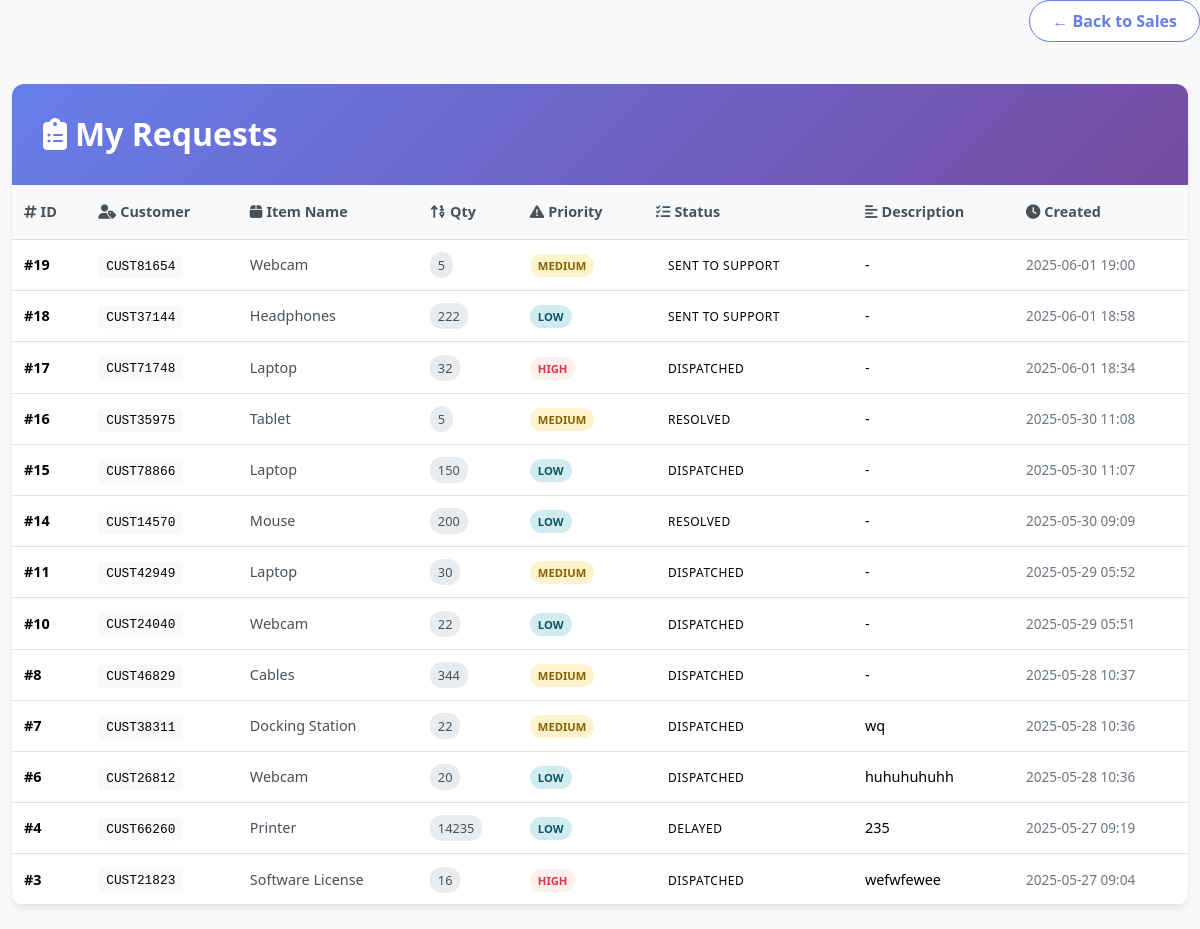
Before: /request-records (signed in) with the older database file.
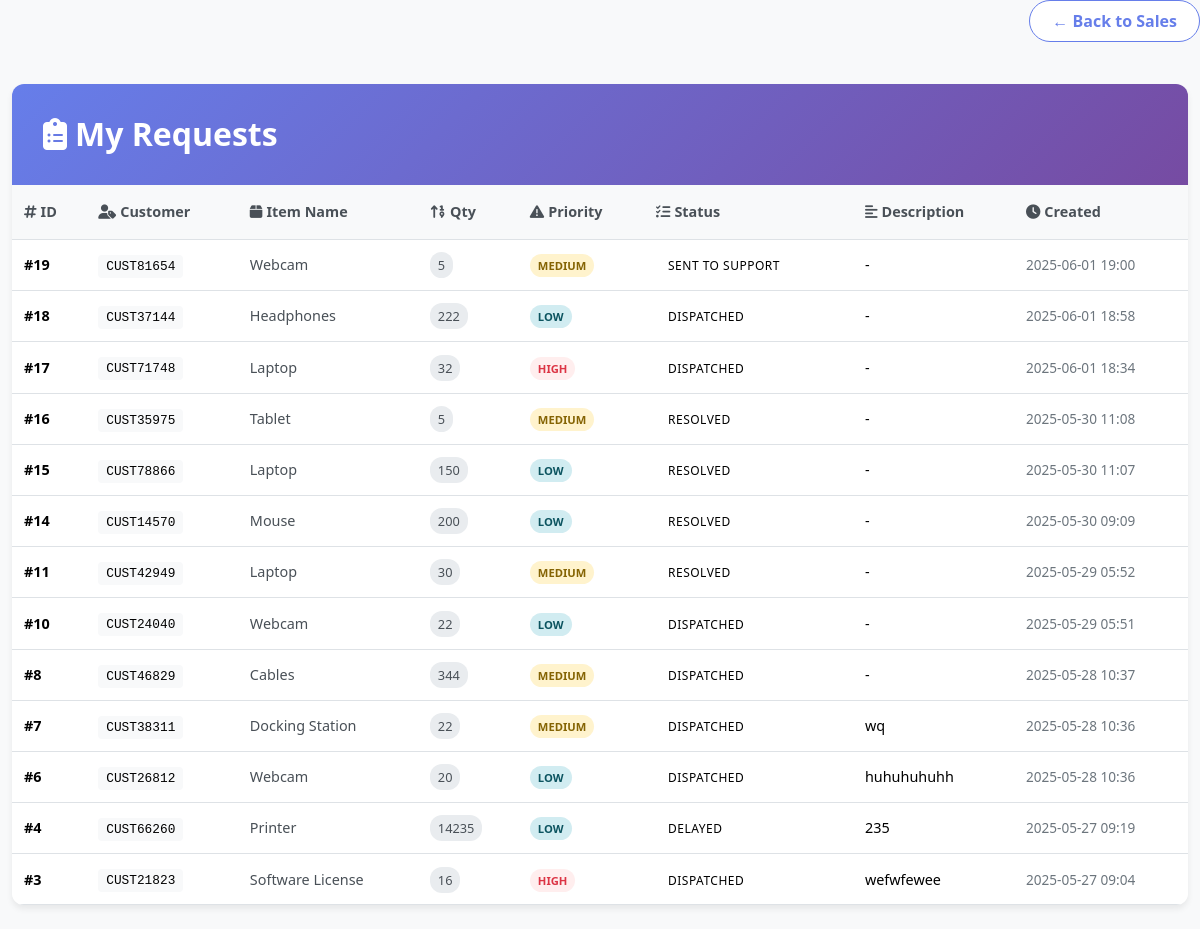
After: the same page with the newer database file.
### models.py (models this page shows)
class Request(db.Model):
    id = db.Column(db.Integer, primary_key=True)
    customer_id = db.Column(db.Integer, db.ForeignKey('customer.id'), nullable=False)
    customer_code = db.Column(db.String(50), nullable=False)  # <-- Newly added
    item_name = db.Column(db.String(100), nullable=False)
    quantity = db.Column(db.Integer, nullable=False)
    priority = db.Column(db.String(50), nullable=False)
    status = db.Column(db.String(50), default='New')
    created_at = db.Column(db.DateTime, default=datetime.utcnow)
    submitted_by = db.Column(db.Integer, db.ForeignKey('user.id'))
    description = db.Column(db.Text, nullable=True)

### app.py (the view)
@app.route('/request-records')
@login_required
def my_requests():
    user_id = current_user.id
    requests = Request.query.filter_by(submitted_by=user_id).order_by(Request.created_at.desc()).all()
    return render_template('records_sales.html', requests=requests)

### app.py (called while the page is built)
@login_manager.user_loader
def load_user(user_id):
    return User.query.get(int(user_id))

@app.after_request
def add_header(response):
    response.headers["Cache-Control"] = "no-cache, no-store, must-revalidate, private"
    response.headers["Pragma"] = "no-cache"
    response.headers["Expires"] = "-1"
    return response

### templates/records_sales.html (shortened to what the changed rows need)
<!DOCTYPE html>
<html lang="en">
<head>
    <link href="https://cdnjs.cloudflare.com/ajax/libs/bootstrap/5.3.2/css/bootstrap.min.css" rel="stylesheet">
    <link href="https://cdnjs.cloudflare.com/ajax/libs/font-awesome/6.4.0/css/all.min.css" rel="stylesheet">
</head>
<body>
    <div class="container-fluid py-4">
        <div class="row justify-content-center">
            <div class="col-12">
                <div class="main-container">
                    <div class="page-header">
                        <h2>
                            <i class="fas fa-clipboard-list"></i>
                            My Requests
                        </h2>
                    </div>
                    {% if requests %}
                    <div class="table-container">
                        <table class="table table-hover mb-0">
                            <thead>
                                <tr>
                                    <th><i class="fas fa-hashtag me-1"></i>ID</th>
                                    <th><i class="fas fa-user-tag me-1"></i>Customer</th>
                                    <th><i class="fas fa-box me-1"></i>Item Name</th>
                                    <th><i class="fas fa-sort-numeric-up me-1"></i>Qty</th>
                                    <th><i class="fas fa-exclamation-triangle me-1"></i>Priority</th>
                                    <th><i class="fas fa-tasks me-1"></i>Status</th>
                                    <th><i class="fas fa-align-left me-1"></i>Description</th>
                                    <th><i class="fas fa-clock me-1"></i>Created</th>
                                </tr>
                            </thead>
                            <tbody>
                                {% for req in requests %}
                                <tr>
                                    <td><strong>#{{ req.id }}</strong></td>
                                    <td><span class="customer-code">{{ req.customer_code }}</span></td>
                                    <td><span class="item-name">{{ req.item_name }}</span></td>
                                    <td><span class="quantity-badge">{{ req.quantity }}</span></td>
                                    <td>
                                        <span class="priority-badge priority-{{ req.priority|lower }}">
                                            {{ req.priority }}
                                        </span>
                                    </td>
                                    <td>
                                        <span class="status-badge status-{{ req.status|lower }}">
                                            {{ req.status }}
                                        </span>
                                    </td>
                                    <td>
                                        <span class="description-text" title="{{ req.description or '-' }}">
                                            {{ req.description or '-' }}
                                        </span>
                                    </td>
                                    <td>
                                        <span class="date-text">
                                            {{ req.created_at.strftime('%Y-%m-%d %H:%M') }}
                                        </span>
                                    </td>
                                </tr>
                                {% endfor %}
                            </tbody>
                        </table>
                    </div>
                    {% else %}
                    <div class="empty-state">
                        <i class="fas fa-inbox"></i>
                        <h4>No requests yet</h4>
                        <p class="mb-0">Your submitted requests will appear here.</p>
                    </div>
                    {% endif %}
                </div>
            </div>
        </div>
    </div>
</body>
</html>

Changed rows visible on the page:
changed Request "Headphones": status "SENT TO SUPPORT" → "DISPATCHED"
changed Request "CUST78866": status "DISPATCHED" → "RESOLVED"
changed Request "CUST42949": status "DISPATCHED" → "RESOLVED"
